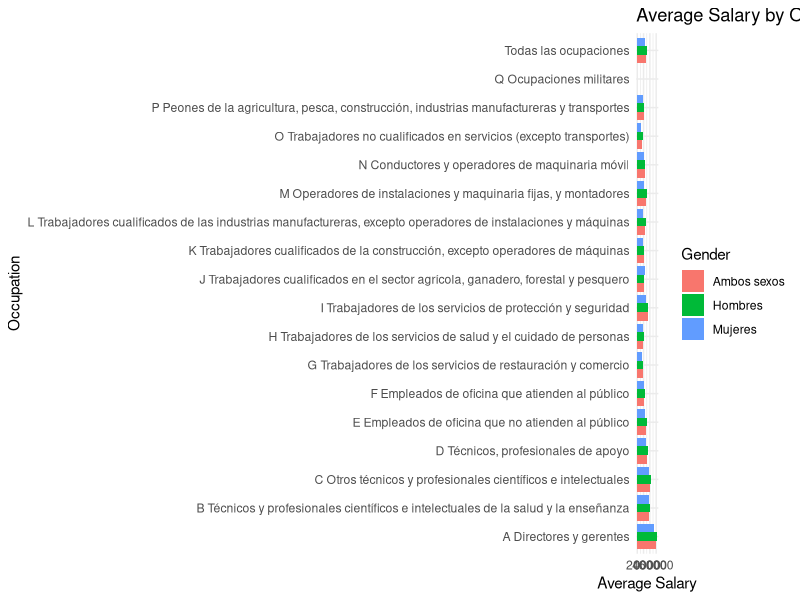
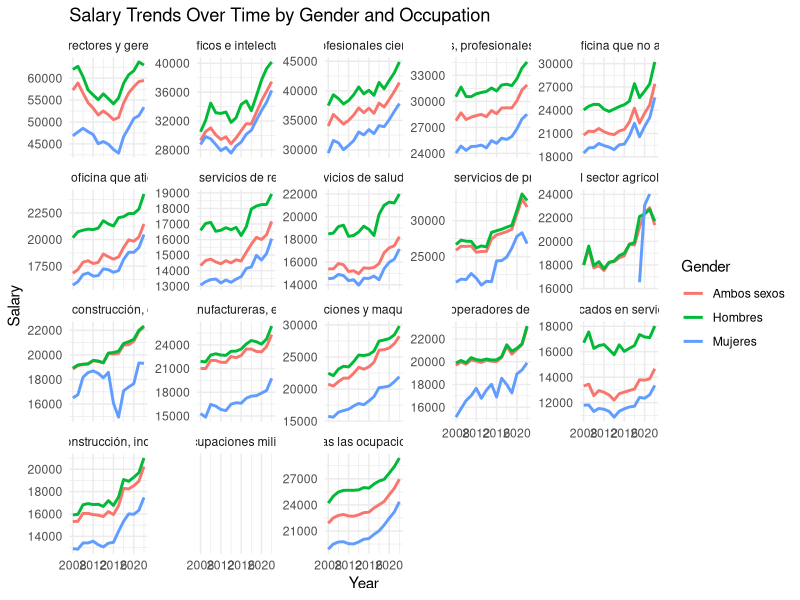
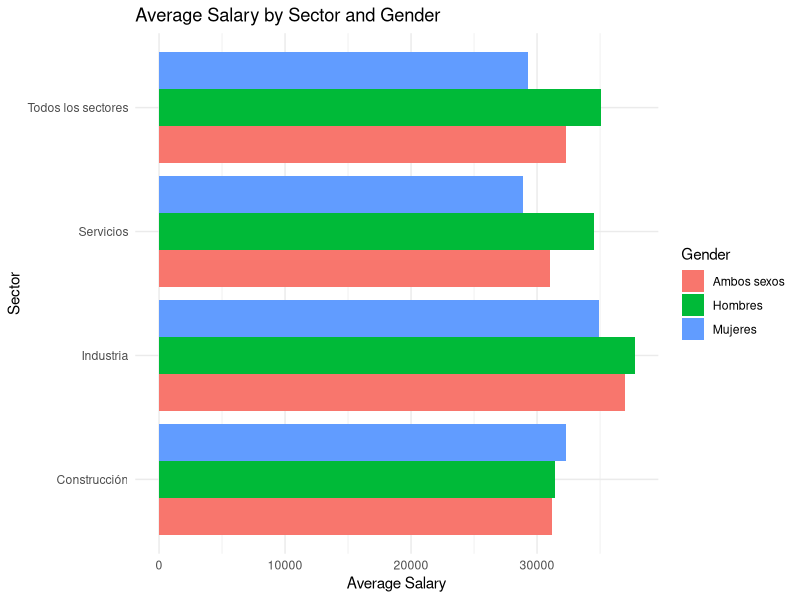
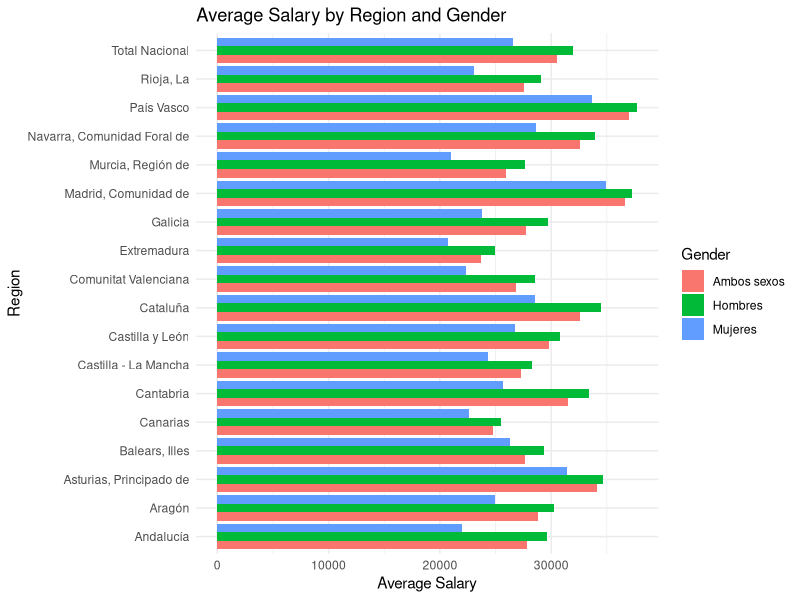
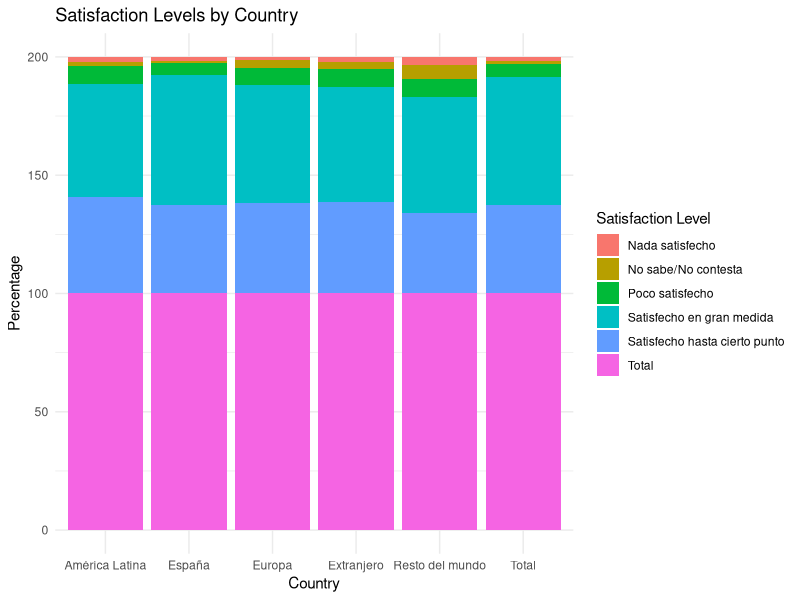
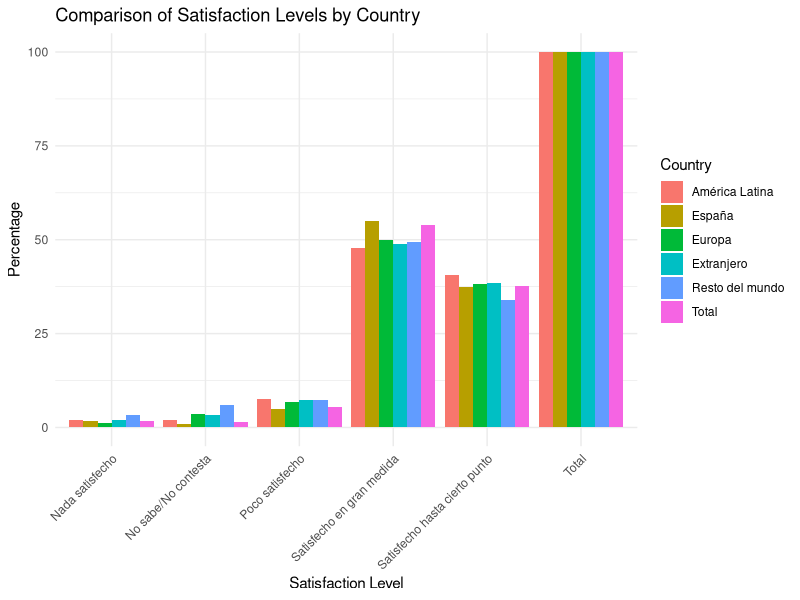

The R source for these figures, in order: (Note: this script raises an error after producing the figures.)
#Leemos los datasets
salarioSexoOcupacion<-read.csv("./datasets/salarioSexoOcupacion2022.csv", TRUE, sep=";")
salarioSexoSector<-read.csv("./datasets/salarioSexoSector2022.csv", TRUE, sep=";")
satisfaccionEmpleo<-read.csv("./datasets/satisfaccionEmpleo.csv", TRUE, sep=";")
tiempoEmpleo<-read.csv("./datasets/tiempoEmpleo.csv", TRUE, sep=";")
ocupadosSexoRama<-read.csv("./datasets/ocupadosSexoRama.csv", TRUE, sep=";")

#Echamos un vistazo inicial a los datos
head(salarioSexoOcupacion)
head(salarioSexoSector)
head(satisfaccionEmpleo)
head(tiempoEmpleo)
head(ocupadosSexoRama)

#Observamos que ciertas variables tienen nombres muy largos, por lo que los cambiamos por unos más fáciles de tratar
colnames(salarioSexoOcupacion)[colnames(salarioSexoOcupacion) =="Grupos.principales.de.la.CNO.11"] <- "Ocupación"

colnames(salarioSexoSector)[colnames(salarioSexoSector) =="Sectores.de.actividad"] <- "Sector"
colnames(salarioSexoSector)[colnames(salarioSexoSector) =="Comunidades.autónomas"] <- "CA"

colnames(satisfaccionEmpleo)[colnames(satisfaccionEmpleo) =="País.de.nacimiento"] <- "País"
colnames(satisfaccionEmpleo)[colnames(satisfaccionEmpleo) =="Tipo.de.dato"] <- "Unidad"
colnames(satisfaccionEmpleo)[colnames(satisfaccionEmpleo) =="Según.sea.el.nivel.de.satisfacción.en.su.empleo.actual"] <- "Satisfacción"

colnames(tiempoEmpleo)[colnames(tiempoEmpleo) =="Sectores.de.actividad.CNAE.2009"] <- "SectorActividad"
colnames(tiempoEmpleo)[colnames(tiempoEmpleo) =="Tiempo.de.trabajo"] <- "TiempoTrabajo"
colnames(tiempoEmpleo)[colnames(tiempoEmpleo) =="Total"] <- "HorasTotales"

colnames(ocupadosSexoRama)[colnames(ocupadosSexoRama) =="Rama.de.actividad.CNAE.2009"] <- "RamaActividad"
colnames(ocupadosSexoRama)[colnames(ocupadosSexoRama) =="Total"] <- "HorasTotales"
colnames(ocupadosSexoRama)[colnames(ocupadosSexoRama) =="Total"] <- "HorasTotales"

#Vemos de que tipo es cada variable y si está mal, la ajustamos
str(salarioSexoOcupacion)
salarioSexoOcupacion$Ocupación<-as.factor(salarioSexoOcupacion$Ocupación)
salarioSexoOcupacion$Sexo<-as.factor(salarioSexoOcupacion$Sexo) 

salarioSexoOcupacion$Total <- gsub("\\.", "", salarioSexoOcupacion$Total)
salarioSexoOcupacion$Total <- gsub(",", ".", salarioSexoOcupacion$Total)
salarioSexoOcupacion$Total <- gsub("-", "", salarioSexoOcupacion$Total)
salarioSexoOcupacion$Total<-as.numeric(salarioSexoOcupacion$Total) 
str(salarioSexoOcupacion)

str(salarioSexoSector)
salarioSexoSector$CA<-as.factor(salarioSexoSector$CA)
salarioSexoSector$Sector<-as.factor(salarioSexoSector$Sector)
salarioSexoSector$Sexo<-as.factor(salarioSexoSector$Sexo)

salarioSexoSector$Total <- gsub("\\.", "", salarioSexoSector$Total)
salarioSexoSector$Total <- gsub(",", ".", salarioSexoSector$Total)
salarioSexoSector$Total <- gsub("-", "", salarioSexoSector$Total)
salarioSexoSector$Total<-as.numeric(salarioSexoSector$Total)
str(salarioSexoSector)

str(satisfaccionEmpleo)
satisfaccionEmpleo$País<-as.factor(satisfaccionEmpleo$País)
satisfaccionEmpleo$Unidad<-as.factor(satisfaccionEmpleo$Unidad)
satisfaccionEmpleo$Satisfacción<-as.factor(satisfaccionEmpleo$Satisfacción)

satisfaccionEmpleo$Total <- gsub("\\.", "", satisfaccionEmpleo$Total)
satisfaccionEmpleo$Total <- gsub(",", ".", satisfaccionEmpleo$Total)
satisfaccionEmpleo$Total <- gsub("-", "", satisfaccionEmpleo$Total)
satisfaccionEmpleo$Total<-as.numeric(satisfaccionEmpleo$Total)
str(satisfaccionEmpleo)

str(tiempoEmpleo)
tiempoEmpleo$SectorActividad<-as.factor(tiempoEmpleo$SectorActividad)
tiempoEmpleo$TiempoTrabajo<-as.factor(tiempoEmpleo$TiempoTrabajo)

tiempoEmpleo$HorasTotales <- gsub("\\.", "", tiempoEmpleo$HorasTotales)
tiempoEmpleo$HorasTotales <- gsub(",", ".", tiempoEmpleo$HorasTotales)
tiempoEmpleo$HorasTotales <- gsub("-", "", tiempoEmpleo$HorasTotales)
tiempoEmpleo$HorasTotales<-as.numeric(tiempoEmpleo$HorasTotales)
tiempoEmpleo$Periodo <- factor(tiempoEmpleo$Periodo, levels = unique(tiempoEmpleo$Periodo))
str(tiempoEmpleo)

str(ocupadosSexoRama)
ocupadosSexoRama$RamaActividad<-as.factor(ocupadosSexoRama$RamaActividad)
ocupadosSexoRama$Sexo<-as.factor(ocupadosSexoRama$Sexo)
ocupadosSexoRama$Unidad<-as.factor(ocupadosSexoRama$Unidad)

ocupadosSexoRama$HorasTotales <- gsub("\\.", "", ocupadosSexoRama$HorasTotales)
ocupadosSexoRama$HorasTotales <- gsub(",", ".", ocupadosSexoRama$HorasTotales)
ocupadosSexoRama$HorasTotales <- gsub("-", "", ocupadosSexoRama$HorasTotales)
ocupadosSexoRama$HorasTotales<-as.numeric(ocupadosSexoRama$HorasTotales)
ocupadosSexoRama$Periodo <- factor(ocupadosSexoRama$Periodo, levels = unique(ocupadosSexoRama$Periodo))
str(ocupadosSexoRama)

install.packages("ggplot2")
library(ggplot2)

############ COMPARACION SALARIOS ############


# SALARIO POR OCUPACION CONCRETA Y GENERO #
ggplot(salarioSexoOcupacion, aes(x = Ocupación, y = Total, fill = Sexo)) +
  geom_bar(stat = "identity", position = "dodge") +
  coord_flip() +  # Flip for better readability
  labs(title = "Average Salary by Occupation and Gender",
       x = "Occupation",
       y = "Average Salary",
       fill = "Gender") +
  theme_minimal()

# POR GENERO Y OCUPACIÓN #
ggplot(salarioSexoOcupacion, aes(x = Periodo, y = Total, color = Sexo)) +
  geom_line(size = 1) +
  facet_wrap(~ Ocupación, scales = "free_y") +
  labs(title = "Salary Trends Over Time by Gender and Occupation",
       x = "Year",
       y = "Salary",
       color = "Gender") +
  theme_minimal()

# SALARIO POR SECTOR Y GENERO #
ggplot(salarioSexoSector, aes(x = Sector, y = Total, fill = Sexo)) +
  geom_bar(stat = "identity", position = "dodge") +
  coord_flip() +  # Flip for better readability
  labs(title = "Average Salary by Sector and Gender",
       x = "Sector",
       y = "Average Salary",
       fill = "Gender") +
  theme_minimal()

# POR REGIONES #
ggplot(salarioSexoSector, aes(x = CA, y = Total, fill = Sexo)) +
  geom_bar(stat = "identity", position = "dodge") +
  coord_flip() +
  labs(title = "Average Salary by Region and Gender",
       x = "Region",
       y = "Average Salary",
       fill = "Gender") +
  theme_minimal()

##############################

############ SATISFACCIÓN ###########


# SATISFACCIÖN POR PAISES #
# Filtrar por porcentajes
satisfaccionEmpleo_percentages <- subset(satisfaccionEmpleo, Unidad == "Porcentajes")

# Bar chart for satisfaction levels
ggplot(satisfaccionEmpleo_percentages, aes(x = País, y = Total, fill = Satisfacción)) +
  geom_bar(stat = "identity", position = "stack") +
  labs(title = "Satisfaction Levels by Country",
       x = "Country",
       y = "Percentage",
       fill = "Satisfaction Level") +
  theme_minimal()


# POR PAIS EN NIVELES #
# Grouped bar chart for satisfaction levels
ggplot(satisfaccionEmpleo_percentages, aes(x = Satisfacción, y = Total, fill = País)) +
  geom_bar(stat = "identity", position = "dodge") +
  labs(title = "Comparison of Satisfaction Levels by Country",
       x = "Satisfaction Level",
       y = "Percentage",
       fill = "Country") +
  theme_minimal() +
  theme(axis.text.x = element_text(angle = 45, hjust = 1))


##############################

############ TIEMPO TRABAJADO ############

# Aggregate data for average hours
agg_data <- tiempoEmpleo %>%
  group_by(SectorActividad, TiempoTrabajo) %>%
  summarize(AverageHoras = mean(HorasTotales, na.rm = TRUE))

# Bar chart for average hours
ggplot(agg_data, aes(x = TiempoTrabajo, y = AverageHoras, fill = SectorActividad)) +
  geom_bar(stat = "identity", position = "dodge") +
  coord_flip() +
  labs(title = "Average Hours by Sector and Time Category",
       x = "Time Category",
       y = "Average Hours",
       fill = "Sector") +
  theme_minimal()

##############################

############ TIEMPO TRABAJADO ############

# Filter for percentage data
ocupadosSexoRama_pct <- subset(ocupadosSexoRama, Unidad == "Porcentaje")

# Stacked bar chart for percentage distribution
ggplot(ocupadosSexoRama_pct, aes(x = Periodo, y = HorasTotales, fill = Sexo)) +
  geom_bar(stat = "identity") +
  facet_wrap(~ RamaActividad, scales = "free_y") +
  labs(title = "Percentage Distribution of Hours by Activity and Gender",
       x = "Period",
       y = "Percentage",
       fill = "Gender") +
  theme_minimal() +
  theme(axis.text.x = element_text(angle = 45, hjust = 1))

##############################
